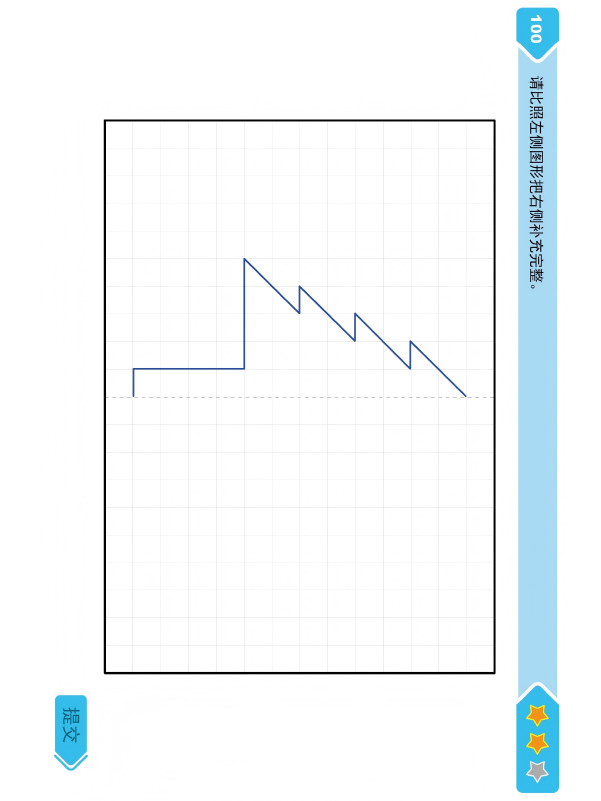
#> input picture data/raw/35duichen.png, 1201 x 1601 px, found by its file name (shown at 1/2 size)
$ python overlay_img.py
#> lines starting #> are read from the running program, lines starting #| are printed output that depends on the picture
"""
三组图层叠加脚本

组1: data/raw/35duichen.png  +  data/raw/sym/{id}.png   → data/mark/sym/{id}.png
组2: data/raw/34migong.png   +  data/raw/maze/{id}.png  → data/mark/maze/{id}.png
组3: data/raw/36circle.png   +  data/raw/circle/{id}.png→ data/mark/circle/{id}.png
"""

from pathlib import Path
from PIL import Image


GROUPS = [
    {
        "name": "sym",
        "background": "data/raw/35duichen.png",
        "samples_dir": "data/raw/sym",
        "output_dir": "data/mark/sym",
    },
    {
        "name": "maze",
        "background": "data/raw/34migong.png",
        "samples_dir": "data/raw/maze",
        "output_dir": "data/mark/maze",
    },
    {
        "name": "circle",
        "background": "data/raw/36circle.png",
        "samples_dir": "data/raw/circle",
        "output_dir": "data/mark/circle",
    },
]


def process_group(name: str, background: str, samples_dir: str, output_dir: str) -> None:
#> called with name = 'sym', background = 'data/raw/35duichen.png', samples_dir = 'data/raw/sym', output_dir = 'data/mark/sym'
    bg_path = Path(background)
    samples_path = Path(samples_dir)
    out_path = Path(output_dir)

    print(f"{'='*50}")
    print(f"[组: {name}]")

    if not bg_path.exists():
        print(f"  ✗ 背景图不存在，跳过：{bg_path}\n")
        return

    if not samples_path.exists():
        print(f"  ✗ 样本目录不存在，跳过：{samples_path}\n")
        return

    out_path.mkdir(parents=True, exist_ok=True)

    png_files = sorted(samples_path.glob("*.png"))
    if not png_files:
        print(f"  ✗ 未找到任何 PNG 文件：{samples_path}\n")
        return

    background_orig = Image.open(bg_path).convert("RGBA")
#> background_orig is the input picture: PIL image 1201x1601 RGBA; mean R, G, B, A 215.5, 219.9, 221.8, 226.4
    print(f"  背景图：{bg_path}  尺寸：{background_orig.size}")
#|   背景图：data/raw/35duichen.png  尺寸：(1201, 1601)
    print(f"  样本数：{len(png_files)}")

    for png_file in png_files:
        sample_id = png_file.stem
        background = background_orig.copy()
        overlay = Image.open(png_file).convert("RGBA")
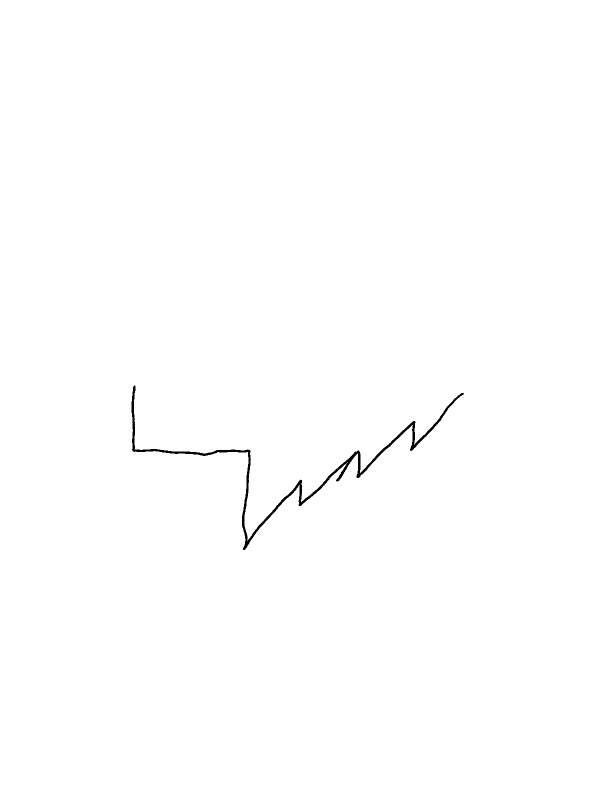
#> input picture data/sym/1.png, 1200 x 1600 px (shown at 1/2 size)
#> overlay is the input picture: PIL image 1200x1600 RGBA; mean R, G, B, A 0, 0, 0, 0.9

        if overlay.size != background.size:
            print(f"  ! [{sample_id}] 尺寸不匹配（overlay={overlay.size}, bg={background.size}），自动缩放上层图。")
#|   ! [1] 尺寸不匹配（overlay=(1200, 1600), bg=(1201, 1601)），自动缩放上层图。
            overlay = overlay.resize(background.size, Image.LANCZOS)
#> overlay: PIL image 1201x1601 RGBA

        background.paste(overlay, (0, 0), mask=overlay)

        output_file = out_path / f"{sample_id}.png"
        background.convert("RGB").save(output_file, "PNG")
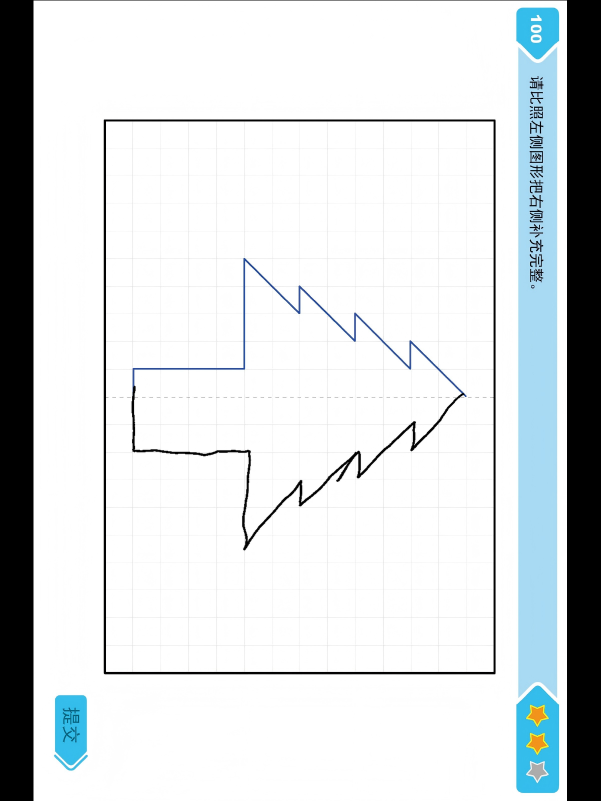
#> saved as 1.png: PIL image 1201x1601 RGB (shown at 1/2 size); mean R, G, B 214.6, 219.1, 221
        print(f"  ✓ {sample_id}.png")

    print(f"  完成！输出目录：{out_path}\n")


def main() -> None:
    for group in GROUPS:
        process_group(**group)
    print("全部三组处理完毕。")


if __name__ == "__main__":
    main()
